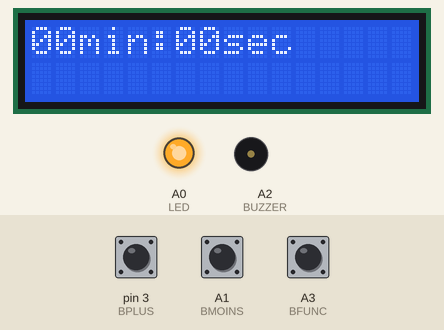
Simulated run of this sketch. Board: Arduino Uno, built with avr-gcc and run on an emulated ATmega328P. On the bench: 16×2 character LCD, output pins drawn as LEDs (lit = HIGH), buzzer (waves = sounding, pin HIGH). Inputs (shaded band) come from the test bench; at power-on: pin 3 (BPLUS) HIGH, A1 (BMOINS) HIGH, A3 (BFUNC) HIGH.

Above: at 1.2 s.
1.3 s: pin 3 (BPLUS) pulled LOW for 0.15 s
At 2.2 s:
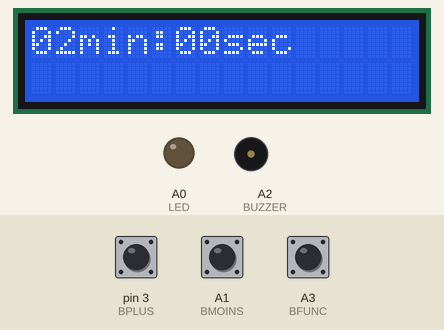
3.0 s: A1 (BMOINS) pulled LOW for 1 s
At 5.2 s:
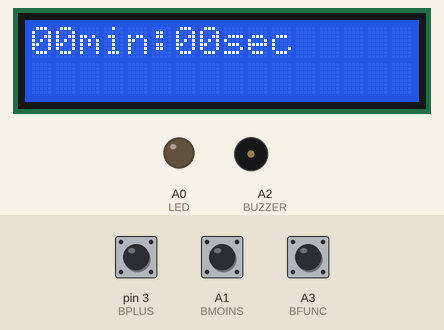
5.5 s: pin 3 (BPLUS) pulled LOW for 1 s
At 7.3 s:
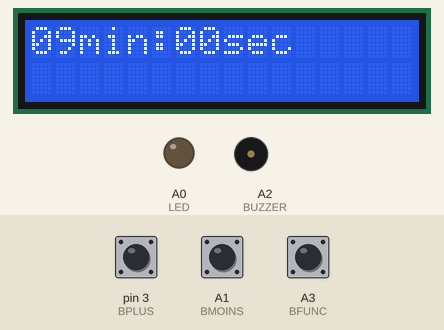
8.0 s: A3 (BFUNC) pulled LOW for 3.2 s
At 10.3 s:
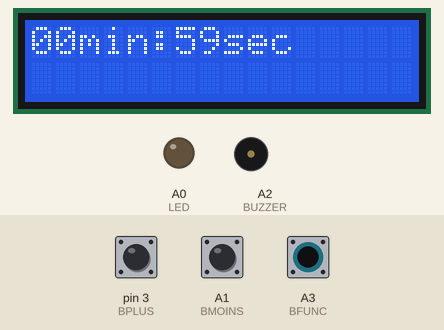
12.7 s: A3 (BFUNC) pulled LOW for 1 s
Timing chart, 0 to 15.7 s (numbered marks = the images above; inputs shaded):
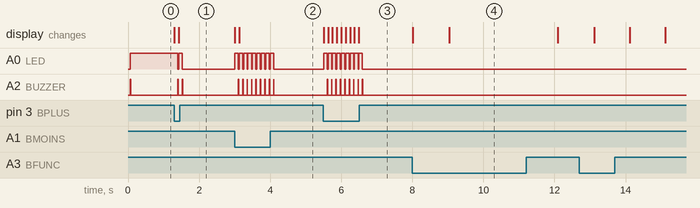

Measured:
- after the input at 1.3 s, A0 (LED): HIGH → LOW after 0.10 s, → HIGH 0.02 s later, → LOW 0.10 s later; A2 (BUZZER): alternates HIGH for 0.01 s and LOW for 0.11 s, 4 changes in all, then stays LOW, starting after 0.10 s; the display: first changes at once (image 1 shows a later state)
- after the input at 3.0 s, A0 (LED): alternates HIGH for 0.10 s and LOW for 0.02 s, 18 changes in all, then stays LOW, starting at once; A2 (BUZZER): alternates HIGH for 0.01 s and LOW for 0.11 s, 18 changes in all, then stays LOW, starting after 0.10 s; the display: first changes at once (image 2 shows a later state)
- after the input at 5.5 s, A0 (LED): alternates HIGH for 0.10 s and LOW for 0.02 s, 18 changes in all, then stays LOW, starting at once; A2 (BUZZER): alternates HIGH for 0.01 s and LOW for 0.11 s, 18 changes in all, then stays LOW, starting after 0.10 s; the display: first changes at once (image 3 shows a later state)
- after the input at 8.0 s, the display: first changes at once (image 4 shows a later state)

The sketch:

minuteur.ino
```cpp
#include <LiquidCrystal.h>

#define TIME 100

#define LED A0
#define BUZZER A2


#define BPLUS 3
#define BFUNC A3
#define BMOINS A1

const int rs = 10, en = 9, d4 = 7, d5 = 6, d6 = 5, d7 = 4;
LiquidCrystal lcd(rs, en, d4, d5, d6, d7);

static int time_button_ms = 0;
static int time_button_s = 0;
static int time_button_choose = 0;

static int time_timer = 0;

static int last_time_button_ms = 0;
static int last_time_button_s = 0;
static int last_time_button_choose = 0;

static uint16_t flag_begin = 0;

static uint16_t minutes = 0;
static uint16_t secondes = 0;

static bool mode = false;  // false = settings; true = counter
#define SETTINGS false
#define COUNTER true


void shut_led() {
  digitalWrite(LED, LOW);
}

void light_led() {
  digitalWrite(LED, HIGH);
}

void use_led() {
  light_led();
  delay(100);
  shut_led();
}

void up_buzzer() {
  digitalWrite(BUZZER, HIGH);
}
void off_buzzer() {
  digitalWrite(BUZZER, LOW);
}
void use_buzzer() {
  up_buzzer();
  delay(10);
  off_buzzer();
}
void alarm() {
  for (int i = 0; i < 5; i++) {
    use_buzzer();
    delay(300);
    use_buzzer();
    delay(300);
    use_buzzer();
    delay(300);
    use_buzzer();
    delay(300);
    use_buzzer();
    delay(1000);
  }
}

String padStart(const String& s, unsigned int totalLength, char pad) {
  if (totalLength <= s.length()) return s;
  unsigned int paddingLength = totalLength - s.length();

  String result;
  result.reserve(totalLength);
  while (paddingLength--) {
    result += pad;
  }
  result += s;
  return result;
}

void display_time() {
  lcd.clear();
  lcd.print(padStart(String(minutes), 2, '0') + "min:" + padStart(String(secondes), 2, '0') + "sec");
}


void setup() {
  Serial.begin(9600);
  // Initialisation des boutons
  pinMode(BPLUS, INPUT_PULLUP);
  pinMode(BFUNC, INPUT_PULLUP);
  pinMode(BMOINS, INPUT_PULLUP);

  // Initilisation de la LED
  pinMode(LED, OUTPUT);

  // Initialisation du buzzer
  pinMode(BUZZER, OUTPUT);

  // set up the LCD's number of columns and rows:
  lcd.begin(16, 2);
  // Print a message to the LCD.
  display_time();

  // Vérification sonore et visuelle que tout marche
  light_led();
  use_buzzer();
}

uint8_t delay_between_pression = 10;
void loop() {
  if (mode == SETTINGS) {
    if (digitalRead(BPLUS) == LOW) {
      minutes++;
      if (minutes > 59) {
        minutes = 59;
      }
      display_time();
      use_led();
      use_buzzer();
      delay(delay_between_pression);
    } else if (digitalRead(BFUNC) == LOW) {
      mode = COUNTER;
      delay(delay_between_pression);
    } else if (digitalRead(BMOINS) == LOW) {
      if (minutes > 0) {
        minutes--;
      }
      display_time();
      use_led();
      use_buzzer();
      delay(delay_between_pression);
    }
  } else {
    if (digitalRead(BFUNC) == LOW && secondes != 0) {
      mode = SETTINGS;
      secondes = 0;
      minutes = 1;
      delay(delay_between_pression);
    } else {
      if (secondes < 1 && minutes < 1) {
        alarm();
        mode = SETTINGS;

      } else if (secondes < 1) {
        minutes--;
        secondes = 59;
      } else {
        secondes--;
      }
      display_time();
      delay(1000);
    }
  }

}
```
